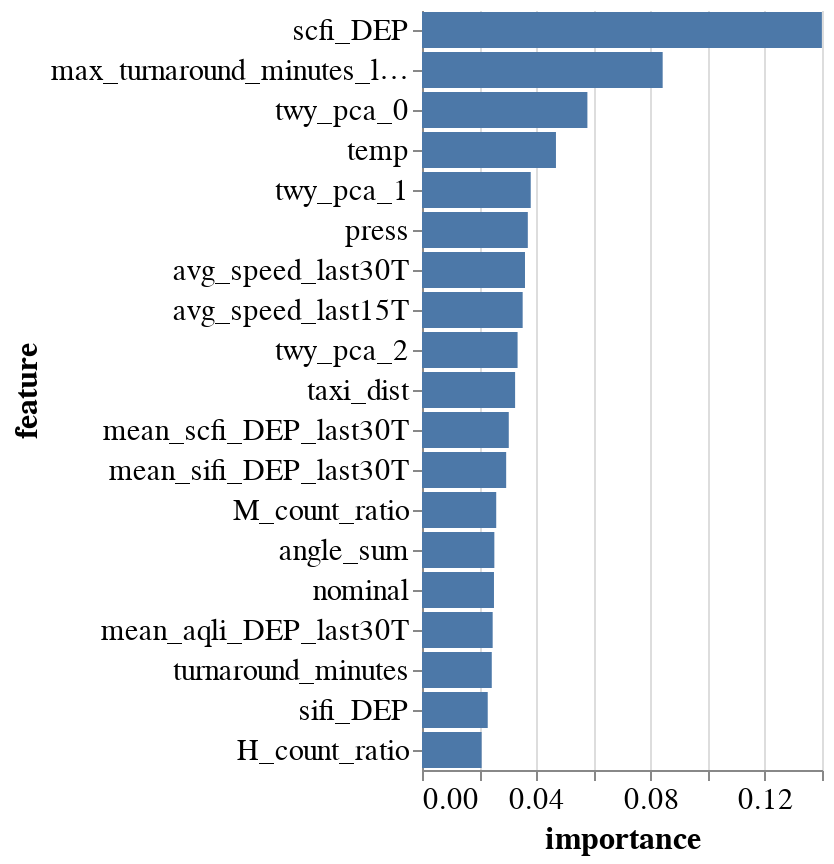
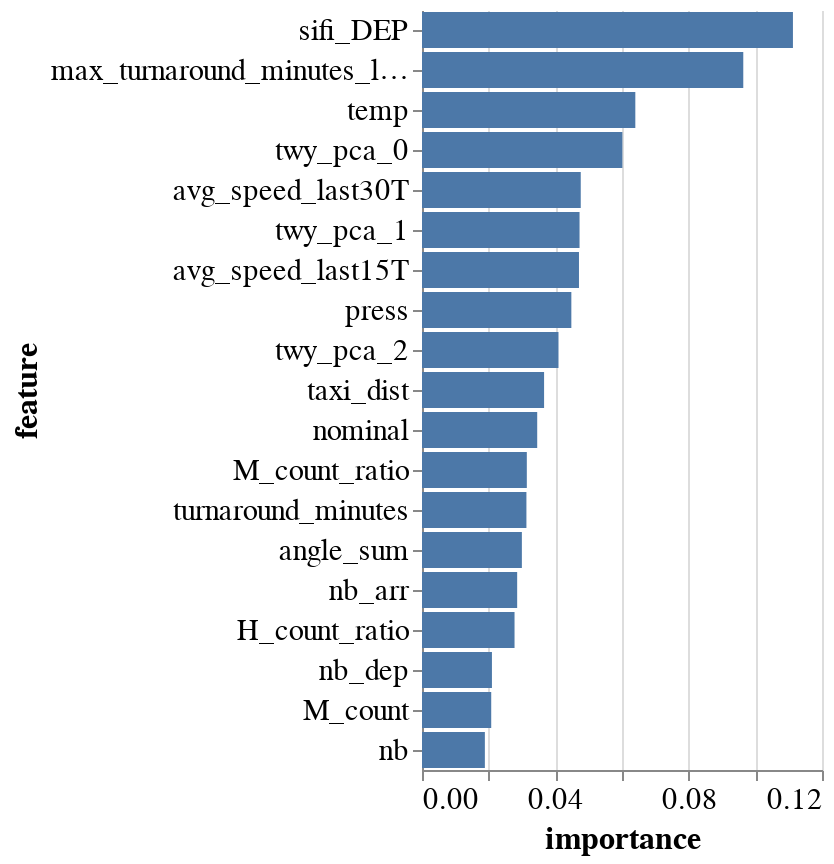
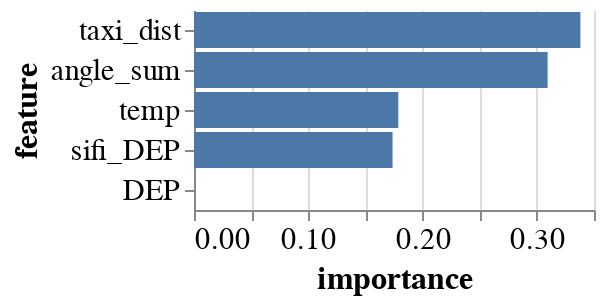
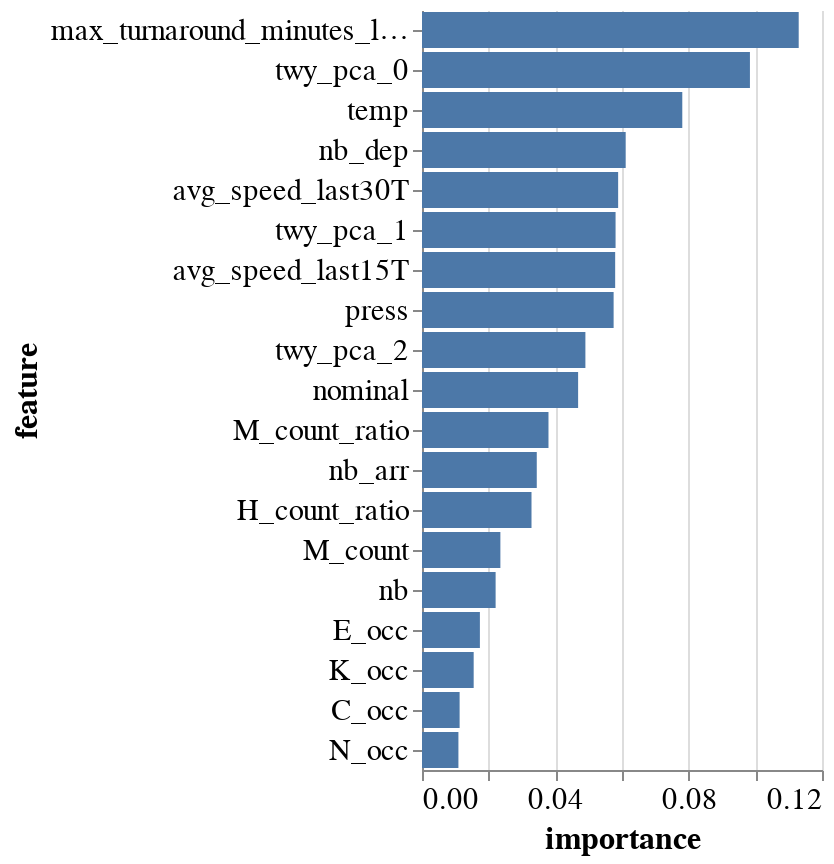

Notebook code for these charts, in order:
### Code cell
base_dir = "../prediction_results/"
df_res = pd.DataFrame()
for i, (set_name, features) in enumerate(main_feature_sets.items()):
    test_name = f"30{i}_avg_add_txot_{set_name}/"
    # avg_delay_in30min   real_dur_minutes taxi_holding_time_minutes
    res, labels_test, predicted, clf = train_rf(
        dep_arr_df,
        features,
        "avg_delay_in30min",
        query="parking_position==parking_position & mvt_type=='DEP'",
        dirname=base_dir + test_name,
        dropna=False,
    )
    d_res = res._asdict()
    d_res["name"] = test_name
    df_res = df_res.append(d_res, ignore_index=True)
df_res

### Figure 1 — Vega-Lite specification as saved in the notebook (floating-point values rounded to 4 significant figures)
{"config": {"view": {"continuousWidth": 400, "continuousHeight": 300, "stroke": null}, "axis": {"labelFont": "Ubuntu", "labelFontSize": 15, "titleFont": "Fira Sans", "titleFontSize": 16}, "header": {"labelFont": "Ubuntu", "labelFontSize": 18, "labelOrient": "top"}, "legend": {"labelFont": "Ubuntu", "labelFontSize": 14, "orient": "bottom", "titleFontSize": 14}, "title": {"anchor": "start", "dy": -10, "font": "Fira Sans", "fontSize": 18}}, "data": {"name": "data-32d2c1034575655511883eaf97556de8"}, "mark": "bar", "encoding": {"x": {"type": "quantitative", "field": "importance"}, "y": {"type": "nominal", "field": "feature", "sort": "-x"}}, "transform": [{"window": [{"op": "rank", "field": "importance", "as": "rank"}], "sort": [{"field": "importance", "order": "descending"}]}, {"filter": "(datum.rank < 20)"}], "width": 200, "$schema": "https://vega.github.io/schema/vega-lite/v4.8.1.json", "datasets": {"data-32d2c1034575655511883eaf97556de8": [{"feature": "DEP", "importance": 0.0}, {"feature": "L", "importance": 0.0}, {"feature": "mean_sifi_ARR_last30T", "importance": 0.0}, {"feature": "sifi_ARR", "importance": 0.0}, {"feature": "L/M", "importance": 0.0}, {"feature": "config_NORTH1", "importance": 0.0}, {"feature": "L/M_count", "importance": 6.492e-05}, {"feature": "P_occ", "importance": 7.851e-05}, {"feature": "runway_10", "importance": 0.000136}, {"feature": "L/M_count_ratio", "importance": 0.0001412}, {"feature": "atmap_danger", "importance": 0.0001552}, {"feature": "runway_14", "importance": 0.0001721}, {"feature": "atmap_wind", "importance": 0.0003254}, {"feature": "L_count", "importance": 0.0003495}, {"feature": "L_occ", "importance": 0.0004176}, {"feature": "atmap_visibility", "importance": 0.0004333}, {"feature": "runway_34", "importance": 0.0005681}, {"feature": "R_occ", "importance": 0.0006569}, {"feature": "atmap_freezing", "importance": 0.0007815}, {"feature": "L_count_ratio", "importance": 0.0008885}, {"feature": "config_NORTH0", "importance": 0.001017}, {"feature": "Y_occ", "importance": 0.001133}, {"feature": "H", "importance": 0.001226}, {"feature": "M", "importance": 0.001514}, {"feature": "config_SOUTH", "importance": 0.00152}, {"feature": "Z_occ", "importance": 0.001546}, {"feature": "M_occ", "importance": 0.001714}, {"feature": "config_EAST", "importance": 0.00183}, {"feature": "runway_32", "importance": 0.002059}, {"feature": "atmap_score", "importance": 0.002082}, {"feature": "atmap_precipitation", "importance": 0.002295}, {"feature": "runway_28", "importance": 0.002671}, {"feature": "busy", "importance": 0.002761}, {"feature": "J_occ", "importance": 0.00277}, {"feature": "D_occ", "importance": 0.003066}, {"feature": "H_occ", "importance": 0.003191}, {"feature": "disrupted", "importance": 0.003376}, {"feature": "runway_16", "importance": 0.003391}, {"feature": "F_occ", "importance": 0.003836}, {"feature": "K_occ", "importance": 0.004089}, {"feature": "B_occ", "importance": 0.004335}, {"feature": "A_occ", "importance": 0.006226}, {"feature": "aqli_ARR", "importance": 0.006393}, {"feature": "C_occ", "importance": 0.00663}, {"feature": "H_count", "importance": 0.006642}, {"feature": "E_occ", "importance": 0.00673}, {"feature": "G_occ", "importance": 0.00684}, {"feature": "scfi_ARR", "importance": 0.007159}, {"feature": "not_nom_arrival_ratio", "importance": 0.007345}, {"feature": "N_occ", "importance": 0.007993}, {"feature": "aqli_DEP", "importance": 0.01171}, {"feature": "nb_dep", "importance": 0.01465}, {"feature": "mean_scfi_ARR_last30T", "importance": 0.01633}, {"feature": "M_count", "importance": 0.01647}, {"feature": "mean_aqli_ARR_last30T", "importance": 0.01655}, {"feature": "nb", "importance": 0.01672}, {"feature": "nb_arr", "importance": 0.01828}, {"feature": "H_count_ratio", "importance": 0.02087}, {"feature": "sifi_DEP", "importance": 0.02301}, {"feature": "turnaround_minutes", "importance": 0.02442}, {"feature": "mean_aqli_DEP_last30T", "importance": 0.02474}, {"feature": "nominal", "importance": 0.02519}, {"feature": "angle_sum", "importance": 0.02532}, {"feature": "M_count_ratio", "importance": 0.02598}, {"feature": "mean_sifi_DEP_last30T", "importance": 0.02946}, {"feature": "mean_scfi_DEP_last30T", "importance": 0.03037}, {"feature": "taxi_dist", "importance": 0.03259}, {"feature": "twy_pca_2", "importance": 0.03346}, {"feature": "avg_speed_last15T", "importance": 0.03523}, {"feature": "avg_speed_last30T", "importance": 0.03605}, {"feature": "press", "importance": 0.03704}, {"feature": "twy_pca_1", "importance": 0.03806}, {"feature": "temp", "importance": 0.04689}, {"feature": "twy_pca_0", "importance": 0.05789}, {"feature": "max_turnaround_minutes_last30T", "importance": 0.08424}, {"feature": "scfi_DEP", "importance": 0.14}]}}

### Figure 2 — Vega-Lite specification as saved in the notebook (floating-point values rounded to 4 significant figures)
{"config": {"view": {"continuousWidth": 400, "continuousHeight": 300, "stroke": null}, "axis": {"labelFont": "Ubuntu", "labelFontSize": 15, "titleFont": "Fira Sans", "titleFontSize": 16}, "header": {"labelFont": "Ubuntu", "labelFontSize": 18, "labelOrient": "top"}, "legend": {"labelFont": "Ubuntu", "labelFontSize": 14, "orient": "bottom", "titleFontSize": 14}, "title": {"anchor": "start", "dy": -10, "font": "Fira Sans", "fontSize": 18}}, "data": {"name": "data-29b80369d62f2588503c5eb3f6799c04"}, "mark": "bar", "encoding": {"x": {"type": "quantitative", "field": "importance"}, "y": {"type": "nominal", "field": "feature", "sort": "-x"}}, "transform": [{"window": [{"op": "rank", "field": "importance", "as": "rank"}], "sort": [{"field": "importance", "order": "descending"}]}, {"filter": "(datum.rank < 20)"}], "width": 200, "$schema": "https://vega.github.io/schema/vega-lite/v4.8.1.json", "datasets": {"data-29b80369d62f2588503c5eb3f6799c04": [{"feature": "DEP", "importance": 0.0}, {"feature": "config_NORTH1", "importance": 0.0}, {"feature": "sifi_ARR", "importance": 0.0}, {"feature": "L", "importance": 0.0}, {"feature": "L/M", "importance": 0.0}, {"feature": "P_occ", "importance": 6.522e-05}, {"feature": "L/M_count_ratio", "importance": 0.0001193}, {"feature": "L/M_count", "importance": 0.0001332}, {"feature": "runway_14", "importance": 0.0001896}, {"feature": "atmap_danger", "importance": 0.0001937}, {"feature": "runway_10", "importance": 0.0002645}, {"feature": "runway_34", "importance": 0.0004545}, {"feature": "L_count", "importance": 0.0005537}, {"feature": "atmap_visibility", "importance": 0.0005891}, {"feature": "atmap_wind", "importance": 0.0006536}, {"feature": "L_occ", "importance": 0.0006624}, {"feature": "atmap_freezing", "importance": 0.0008086}, {"feature": "R_occ", "importance": 0.0008809}, {"feature": "L_count_ratio", "importance": 0.001322}, {"feature": "Y_occ", "importance": 0.001348}, {"feature": "config_NORTH0", "importance": 0.001542}, {"feature": "config_EAST", "importance": 0.001692}, {"feature": "runway_32", "importance": 0.00195}, {"feature": "M", "importance": 0.001953}, {"feature": "H", "importance": 0.002172}, {"feature": "Z_occ", "importance": 0.002345}, {"feature": "M_occ", "importance": 0.002614}, {"feature": "atmap_precipitation", "importance": 0.002834}, {"feature": "config_SOUTH", "importance": 0.003126}, {"feature": "busy", "importance": 0.003156}, {"feature": "atmap_score", "importance": 0.003376}, {"feature": "runway_28", "importance": 0.003593}, {"feature": "H_occ", "importance": 0.003684}, {"feature": "J_occ", "importance": 0.003902}, {"feature": "F_occ", "importance": 0.005055}, {"feature": "D_occ", "importance": 0.005639}, {"feature": "disrupted", "importance": 0.006007}, {"feature": "B_occ", "importance": 0.007186}, {"feature": "H_count", "importance": 0.008271}, {"feature": "not_nom_arrival_ratio", "importance": 0.008587}, {"feature": "C_occ", "importance": 0.009576}, {"feature": "K_occ", "importance": 0.00969}, {"feature": "N_occ", "importance": 0.009697}, {"feature": "A_occ", "importance": 0.009876}, {"feature": "runway_16", "importance": 0.01056}, {"feature": "G_occ", "importance": 0.01083}, {"feature": "E_occ", "importance": 0.0125}, {"feature": "nb", "importance": 0.01886}, {"feature": "M_count", "importance": 0.02077}, {"feature": "nb_dep", "importance": 0.02098}, {"feature": "H_count_ratio", "importance": 0.02776}, {"feature": "nb_arr", "importance": 0.02855}, {"feature": "angle_sum", "importance": 0.02996}, {"feature": "turnaround_minutes", "importance": 0.03133}, {"feature": "M_count_ratio", "importance": 0.03145}, {"feature": "nominal", "importance": 0.03456}, {"feature": "taxi_dist", "importance": 0.03662}, {"feature": "twy_pca_2", "importance": 0.04095}, {"feature": "press", "importance": 0.0448}, {"feature": "avg_speed_last15T", "importance": 0.04709}, {"feature": "twy_pca_1", "importance": 0.04727}, {"feature": "avg_speed_last30T", "importance": 0.04763}, {"feature": "twy_pca_0", "importance": 0.06011}, {"feature": "temp", "importance": 0.064}, {"feature": "max_turnaround_minutes_last30T", "importance": 0.09638}, {"feature": "sifi_DEP", "importance": 0.1113}]}}

### Figure 3 — Vega-Lite specification as saved in the notebook (floating-point values rounded to 4 significant figures)
{"config": {"view": {"continuousWidth": 400, "continuousHeight": 300, "stroke": null}, "axis": {"labelFont": "Ubuntu", "labelFontSize": 15, "titleFont": "Fira Sans", "titleFontSize": 16}, "header": {"labelFont": "Ubuntu", "labelFontSize": 18, "labelOrient": "top"}, "legend": {"labelFont": "Ubuntu", "labelFontSize": 14, "orient": "bottom", "titleFontSize": 14}, "title": {"anchor": "start", "dy": -10, "font": "Fira Sans", "fontSize": 18}}, "data": {"name": "data-3b47fd3bb32c9e87f8b35ee601d9d34e"}, "mark": "bar", "encoding": {"x": {"type": "quantitative", "field": "importance"}, "y": {"type": "nominal", "field": "feature", "sort": "-x"}}, "transform": [{"window": [{"op": "rank", "field": "importance", "as": "rank"}], "sort": [{"field": "importance", "order": "descending"}]}, {"filter": "(datum.rank < 20)"}], "width": 200, "$schema": "https://vega.github.io/schema/vega-lite/v4.8.1.json", "datasets": {"data-3b47fd3bb32c9e87f8b35ee601d9d34e": [{"feature": "DEP", "importance": 0.0}, {"feature": "sifi_DEP", "importance": 0.1737}, {"feature": "temp", "importance": 0.1788}, {"feature": "angle_sum", "importance": 0.3094}, {"feature": "taxi_dist", "importance": 0.3381}]}}

### Figure 4 — Vega-Lite specification as saved in the notebook (floating-point values rounded to 4 significant figures)
{"config": {"view": {"continuousWidth": 400, "continuousHeight": 300, "stroke": null}, "axis": {"labelFont": "Ubuntu", "labelFontSize": 15, "titleFont": "Fira Sans", "titleFontSize": 16}, "header": {"labelFont": "Ubuntu", "labelFontSize": 18, "labelOrient": "top"}, "legend": {"labelFont": "Ubuntu", "labelFontSize": 14, "orient": "bottom", "titleFontSize": 14}, "title": {"anchor": "start", "dy": -10, "font": "Fira Sans", "fontSize": 18}}, "data": {"name": "data-84f99c8a5121e4be34d0a1f579b07746"}, "mark": "bar", "encoding": {"x": {"type": "quantitative", "field": "importance"}, "y": {"type": "nominal", "field": "feature", "sort": "-x"}}, "transform": [{"window": [{"op": "rank", "field": "importance", "as": "rank"}], "sort": [{"field": "importance", "order": "descending"}]}, {"filter": "(datum.rank < 20)"}], "width": 200, "$schema": "https://vega.github.io/schema/vega-lite/v4.8.1.json", "datasets": {"data-84f99c8a5121e4be34d0a1f579b07746": [{"feature": "config_NORTH1", "importance": 0.0}, {"feature": "P_occ", "importance": 9.87e-05}, {"feature": "L/M_count", "importance": 0.0001785}, {"feature": "L/M_count_ratio", "importance": 0.0002061}, {"feature": "atmap_danger", "importance": 0.0002203}, {"feature": "atmap_wind", "importance": 0.0005925}, {"feature": "L_occ", "importance": 0.0006201}, {"feature": "atmap_visibility", "importance": 0.0006928}, {"feature": "L_count", "importance": 0.0006966}, {"feature": "atmap_freezing", "importance": 0.001296}, {"feature": "R_occ", "importance": 0.001374}, {"feature": "config_NORTH0", "importance": 0.001746}, {"feature": "Y_occ", "importance": 0.001749}, {"feature": "L_count_ratio", "importance": 0.002283}, {"feature": "Z_occ", "importance": 0.002598}, {"feature": "config_EAST", "importance": 0.002881}, {"feature": "atmap_precipitation", "importance": 0.003357}, {"feature": "atmap_score", "importance": 0.004034}, {"feature": "J_occ", "importance": 0.004101}, {"feature": "busy", "importance": 0.004211}, {"feature": "M_occ", "importance": 0.004653}, {"feature": "config_SOUTH", "importance": 0.004966}, {"feature": "H_occ", "importance": 0.00554}, {"feature": "D_occ", "importance": 0.0061}, {"feature": "F_occ", "importance": 0.0062}, {"feature": "disrupted", "importance": 0.00716}, {"feature": "B_occ", "importance": 0.008484}, {"feature": "G_occ", "importance": 0.008541}, {"feature": "not_nom_arrival_ratio", "importance": 0.009377}, {"feature": "A_occ", "importance": 0.01064}, {"feature": "H_count", "importance": 0.0107}, {"feature": "N_occ", "importance": 0.01092}, {"feature": "C_occ", "importance": 0.01129}, {"feature": "K_occ", "importance": 0.0155}, {"feature": "E_occ", "importance": 0.01737}, {"feature": "nb", "importance": 0.02209}, {"feature": "M_count", "importance": 0.02351}, {"feature": "H_count_ratio", "importance": 0.03285}, {"feature": "nb_arr", "importance": 0.03443}, {"feature": "M_count_ratio", "importance": 0.03795}, {"feature": "nominal", "importance": 0.04683}, {"feature": "twy_pca_2", "importance": 0.04902}, {"feature": "press", "importance": 0.05749}, {"feature": "avg_speed_last15T", "importance": 0.05795}, {"feature": "twy_pca_1", "importance": 0.05807}, {"feature": "avg_speed_last30T", "importance": 0.05884}, {"feature": "nb_dep", "importance": 0.06111}, {"feature": "temp", "importance": 0.07809}, {"feature": "twy_pca_0", "importance": 0.09838}, {"feature": "max_turnaround_minutes_last30T", "importance": 0.113}]}}
